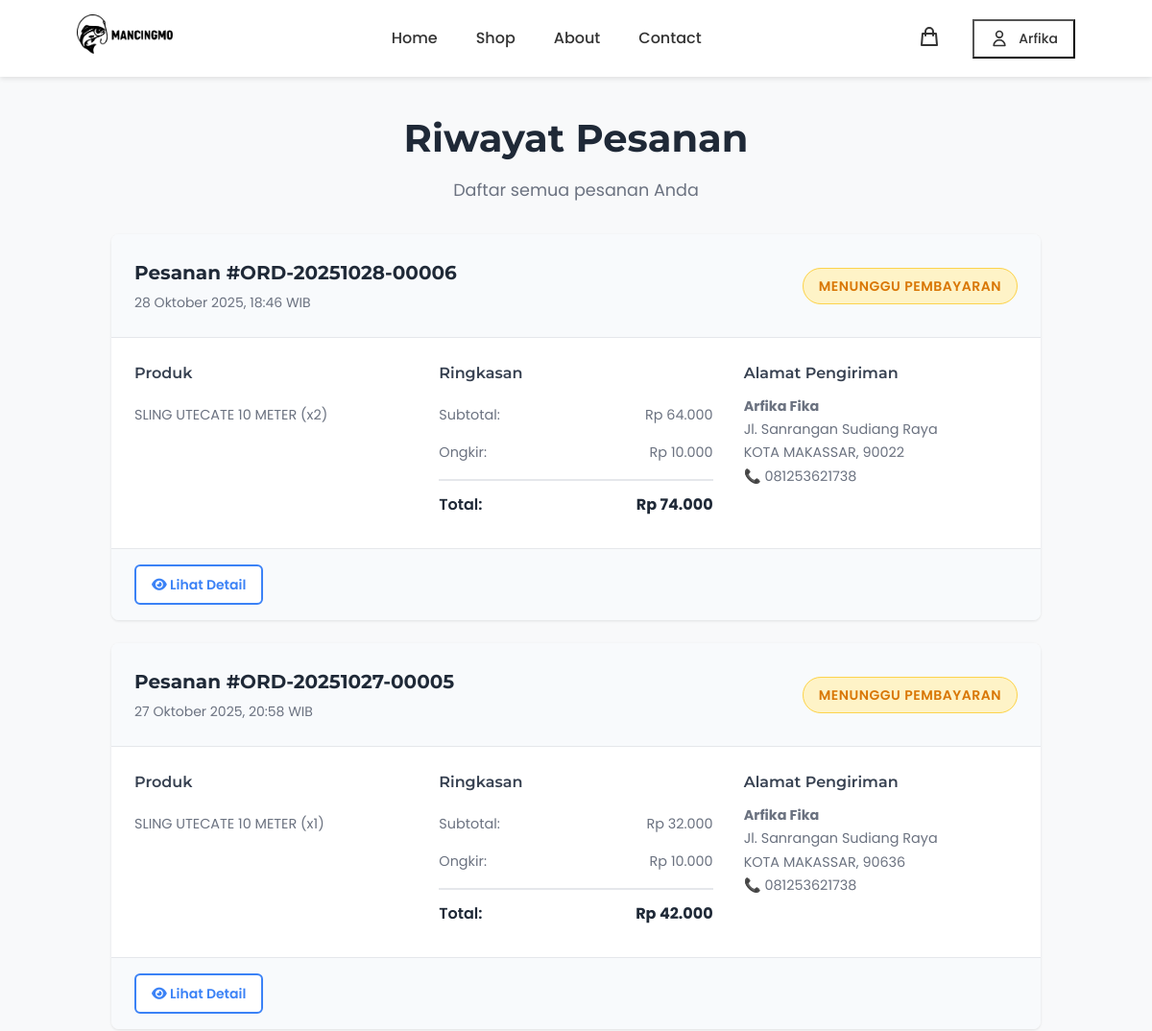
/profile/orders/ (signed in, upper part), run on an earlier commit of the app's database.
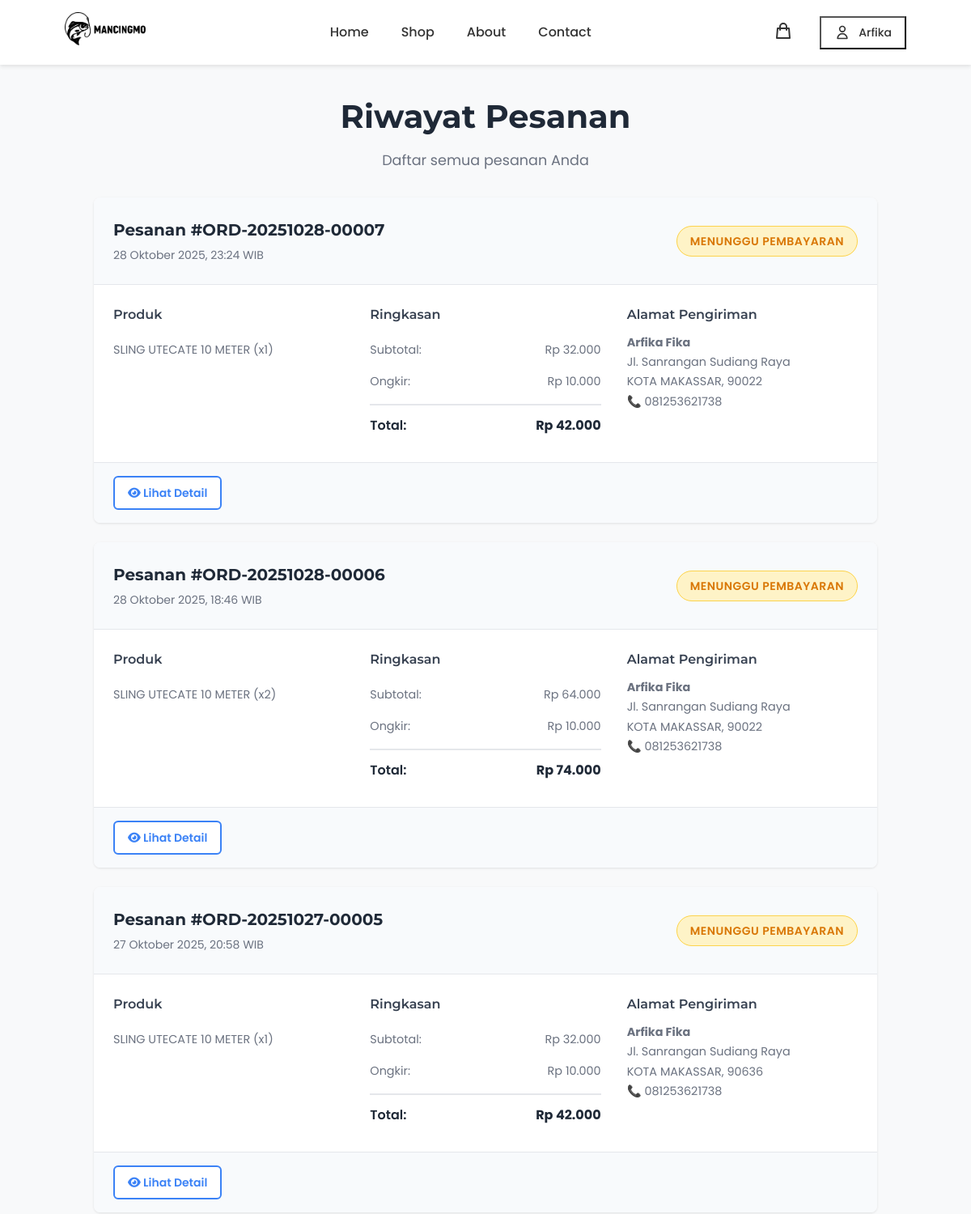
And on a later commit of the database.
### products/models.py (models this page shows, shortened)
class Order(models.Model):
    STATUS_CHOICES = [
        ('pending', 'Menunggu Pembayaran'),
        ('paid', 'Sudah Dibayar'),
        ('processing', 'Sedang Diproses'),
        ('shipped', 'Dikirim'),
        ('delivered', 'Terkirim'),
        ('cancelled', 'Dibatalkan'),
    ]
    PAYMENT_CHOICES = [
        ('bank_transfer', 'Transfer Bank'),
        ('qris', 'QRIS'),
        ('cod', 'Cash on Delivery'),
    ]
    user = models.ForeignKey(User, on_delete=models.CASCADE, related_name='orders', verbose_name="Pengguna")
    order_number = models.CharField(max_length=50, unique=True, verbose_name="Nomor Pesanan")
    shipping_name = models.CharField(max_length=200, verbose_name="Nama Penerima")
    shipping_phone = models.CharField(max_length=20, verbose_name="Telepon Penerima")
    shipping_address = models.TextField(verbose_name="Alamat Pengiriman")
    shipping_province = models.CharField(max_length=100, blank=True, verbose_name="Provinsi")
    shipping_city = models.CharField(max_length=100, verbose_name="Kota/Kabupaten")
    shipping_district = models.CharField(max_length=100, blank=True, verbose_name="Kecamatan")  # ✅ FIELD BARU
    shipping_postal_code = models.CharField(max_length=10, blank=True, verbose_name="Kode Pos")
    payment_method = models.CharField(max_length=20, choices=PAYMENT_CHOICES, verbose_name="Metode Pembayaran")
    payment_proof = models.ImageField(upload_to='payment_proofs/', blank=True, null=True, verbose_name="Bukti Pembayaran")
    subtotal = models.DecimalField(max_digits=10, decimal_places=0, verbose_name="Subtotal")
    shipping_cost = models.DecimalField(max_digits=10, decimal_places=0, default=0, verbose_name="Ongkos Kirim")
    total = models.DecimalField(max_digits=10, decimal_places=0, verbose_name="Total")
    status = models.CharField(max_length=20, choices=STATUS_CHOICES, default='pending', verbose_name="Status")
    created_at = models.DateTimeField(auto_now_add=True, verbose_name="Dibuat Pada")
    updated_at = models.DateTimeField(auto_now=True, verbose_name="Diperbarui Pada")
    paid_at = models.DateTimeField(blank=True, null=True, verbose_name="Dibayar Pada")
    class Meta:
        verbose_name = "Pesanan"
        verbose_name_plural = "Pesanan"
        ordering = ['-created_at']

class OrderItem(models.Model):
    order = models.ForeignKey(Order, on_delete=models.CASCADE, related_name='items', verbose_name="Pesanan")
    product = models.ForeignKey(Product, on_delete=models.PROTECT, verbose_name="Produk")
    product_name = models.CharField(max_length=300, verbose_name="Nama Produk")
    product_price = models.DecimalField(max_digits=10, decimal_places=0, verbose_name="Harga Produk")
    quantity = models.IntegerField(default=1, verbose_name="Jumlah")
    subtotal = models.DecimalField(max_digits=10, decimal_places=0, verbose_name="Subtotal")
    class Meta:
        verbose_name = "Item Pesanan"
        verbose_name_plural = "Item Pesanan"

### products/views.py (the view)
# urls.py: path('profile/orders/', views.order_history, name='order_history'),
@login_required
def order_history(request):
    orders = Order.objects.filter(user=request.user).order_by('-created_at')
    paginator = Paginator(orders, 10)
    page_number = request.GET.get('page')
    page_obj = paginator.get_page(page_number)
    context = {
        'orders': page_obj,
    }
    return render(request, 'registration/order_history.html', context)

### products/models.py (called while the page is built)
    @property
    def unique_items_count(self):
        return self.items.count()

    def get_unique_items_count(self):
        return self.unique_items_count

### products/templatetags/currency_filters.py (called while the page is built)
@register.filter
def rupiah(value):
    try:
        value = float(value)
        formatted = "{:,.0f}".format(value).replace(',', '.')
        return formatted
    except (ValueError, TypeError):
        return value

### templates/registration/order_history.html (shortened to what this page needs)
{% extends 'base.html' %}
{% load static %}
{% load currency_filters %}
{% block extra_css %}
<link rel="stylesheet" href="{% static 'css/order_history.css' %}">
{% endblock %}
{% block content %}
<div class="order-history-container">
    <div class="order-history-header">
        <h1>Riwayat Pesanan</h1>
        <p>Daftar semua pesanan Anda</p>
    </div>
    {% if orders %}
        <div class="orders-list">
            {% for order in orders %}
            <div class="order-card">
                <div class="order-header">
                    <div class="order-info">
                        <h3>Pesanan #{{ order.order_number }}</h3>
                        <p class="order-date">{{ order.created_at|date:"d F Y, H:i" }} WIB</p>
                    </div>
                    <div class="order-status">
                        <span class="status-badge status-{{ order.status }}">
                            {% if order.status == 'pending' %}
                                Menunggu Pembayaran
                            {% elif order.status == 'paid' %}
                                Sudah Dibayar
                            {% elif order.status == 'processing' %}
                                Sedang Diproses
                            {% elif order.status == 'shipped' %}
                                Dikirim
                            {% elif order.status == 'delivered' %}
                                Terkirim
                            {% elif order.status == 'cancelled' %}
                                Dibatalkan
                            {% endif %}
                        </span>
                    </div>
                </div>
                <div class="order-details">
                    <div class="order-items">
                        <h4>Produk</h4>
                        <ul class="items-list">
                            {% for item in order.items.all|slice:":3" %}
                            <li>{{ item.product_name }} (x{{ item.quantity }})</li>
                            {% endfor %}
                        </ul>
                    </div>
                    <div class="order-summary">
                        <h4>Ringkasan</h4>
                        <div class="summary-row">
                            <span>Subtotal:</span>
                            <span>Rp {{ order.subtotal|rupiah }}</span>
                        </div>
                        <div class="summary-row">
                            <span>Ongkir:</span>
                            <span>Rp {{ order.shipping_cost|rupiah }}</span>
                        </div>
                        <div class="summary-row total">
                            <span>Total:</span>
                            <strong>Rp {{ order.total|rupiah }}</strong>
                        </div>
                    </div>
                    <div class="shipping-address">
                        <h4>Alamat Pengiriman</h4>
                        <p><strong>{{ order.shipping_name }}</strong></p>
                        <p>{{ order.shipping_address }}</p>
                        <p>{{ order.shipping_city }}{% if order.shipping_postal_code %}, {{ order.shipping_postal_code }}{% endif %}</p>
                        <p>📞 {{ order.shipping_phone }}</p>
                    </div>
                </div>
                <div class="order-actions">
                    <a href="{% url 'order_detail' order.id %}" class="btn-outline">
                        <i class="fas fa-eye"></i> Lihat Detail
                    </a>
                </div>
            </div>
            {% endfor %}
        </div>
    {% endif %}
</div>
{% endblock %}

What changed in the data, as far as the page shows it:
added Order: order_number "ORD-20251028-00007", created_at "28 Oktober 2025, 23:24", status "MENUNGGU PEMBAYARAN", subtotal|rupiah "32.000", shipping_cost|rupiah "10.000", total|rupiah "42.000", shipping_name "Arfika Fika", shipping_address "Jl. Sanrangan Sudiang Raya", shipping_city "KOTA MAKASSAR", shipping_postal_code "90022", shipping_phone "081253621738"
added OrderItem: product_name "SLING UTECATE 10 METER", quantity "1", shown under "ORD-20251028-00007"
